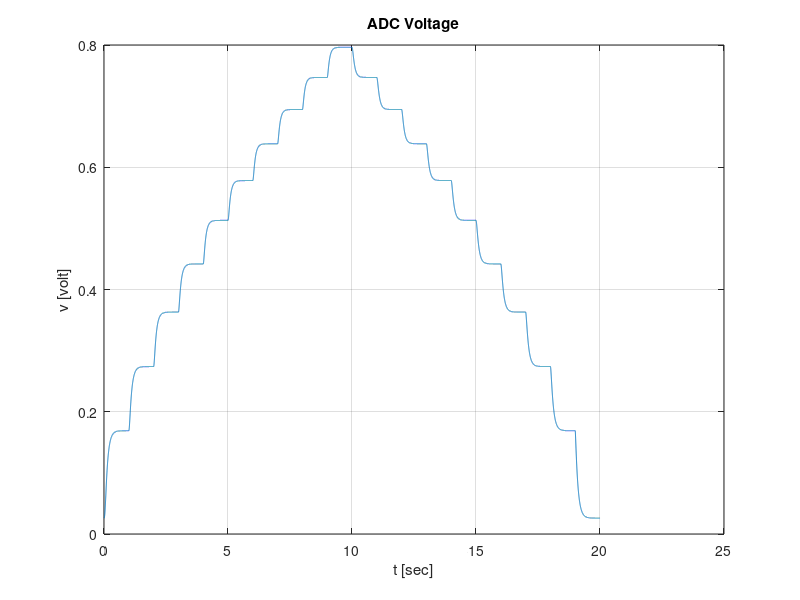

This chart was generated by the following MATLAB code:
% Course page simulator
%initialization
tau_u = 0.02;
tau_d = 0.03;
R = 10000;
C = 0.00001;
g = 0.8;
R0 = 200000/(10^(-g));
Vcc = 3.3;
T = 0.001;
step = 1000;
x = 1;
r(1) = R0*x^(-g);
v(1) = Vcc*R/(R+r(1));

%Cycle with increments of 10 Lux
for( loop = 0:9 )
    x = x+10;
    for (i = loop*step+2:(loop+1)*step+1)
        r(i) = r(i-1)+T*(-r(i-1)/tau_u+R0*x^(-g)/tau_u);
        v(i) = v(i-1)+T*( (Vcc-v(i-1))/C/r(i-1) - v(i-1)/R/C );
    end
end;
%cycle with decrements of 10 lux
for( loop = 10:19 )
    x = x-10;
    for (i = loop*step+2:(loop+1)*step+1)
        r(i) = r(i-1)+T*(-r(i-1)/tau_d+R0*x^(-g)/tau_d);
        v(i) = v(i-1)+T*( (Vcc-v(i-1))/C/r(i-1) - v(i-1)/R/C );
    end
end;


%plot
t=(1:(loop+1)*step+1)*T;
figure(1);
plot(t ,v);
title('ADC Voltage');
xlabel('t [sec]');
ylabel('v [volt]');
grid;
